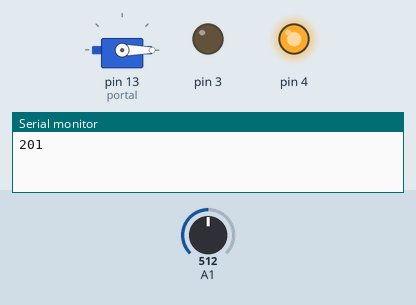
A sketch run on a simulated Arduino Uno, built with avr-gcc and run on an emulated ATmega328P. Shown: servo, output pins drawn as LEDs (lit = HIGH), the last lines printed to the serial monitor. The test bench sets the inputs (shaded band); at power-on: A1 = 512.

Above: at 3.0 s.
3.1 s: A1 set to 188
6.1 s: A1 set to 166
At 7.1 s:
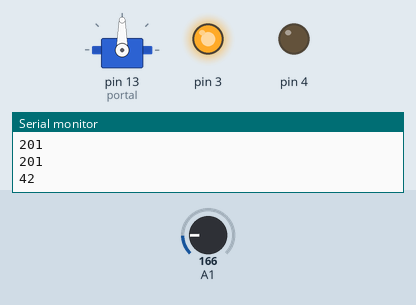
9.1 s: A1 set to 306
At 11.8 s:
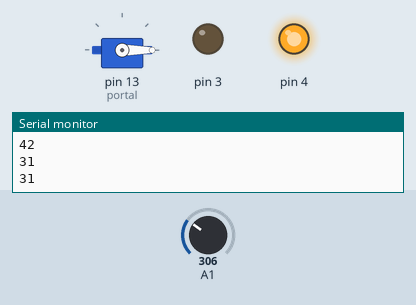
12.7 s: A1 set to 122
At 14.1 s:
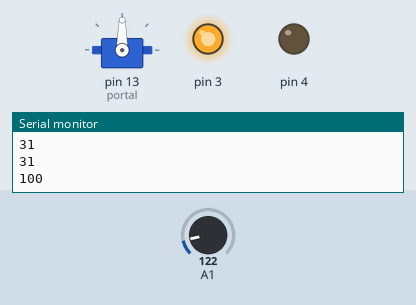
Timing chart, 0 to 15.7 s (numbered marks = the images above; inputs shaded):
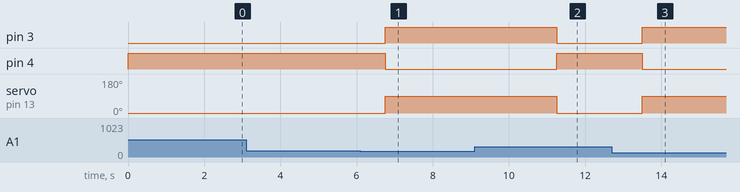

Measured:
- the behaviour switches between 180 and 179 on A1 (found by bisection; images 0 and 1)
- after the input at 6.1 s, pin 3: LOW → HIGH after 0.65 s; pin 4: HIGH → LOW after 0.65 s; servo on pin 13 (portal): 0° → 90° after 0.65 s
- after the input at 9.1 s, pin 3: HIGH → LOW after 2.2 s; pin 4: LOW → HIGH after 2.2 s; servo on pin 13 (portal): 90° → 0° after 2.2 s
- after the input at 12.7 s, pin 3: LOW → HIGH after 0.80 s; pin 4: HIGH → LOW after 0.80 s; servo on pin 13 (portal): 0° → 90° after 0.80 s

The sketch:

sourcecode_palang_pintu_suhu.ino
```cpp
// C++ code
//
#include<Servo.h>
int batasNormal = 37;
Servo portal;
void setup()
{
  Serial.begin(9600);
  pinMode(A1, INPUT);
  pinMode(3, OUTPUT);
  pinMode(4, OUTPUT);
  portal.attach(13);
  portal.write(0);
}

void loop()
{
  int x=analogRead(A1); //baca suhu

  //ubah ke celsius:
  int celsius = map(((x - 20) * 3.04), 0, 1023, -40, 125);

  if(celsius<=batasNormal){
    digitalWrite(3,1);
    digitalWrite(4,0);
    portal.write(90); //portal terbuka
    delay(2000);
  } else {
    digitalWrite(3,0);
    digitalWrite(4,1);
    portal.write(0); //portal tertutup
    delay(2000);
  }
  Serial.println(celsius);
  delay(250);
}
```
